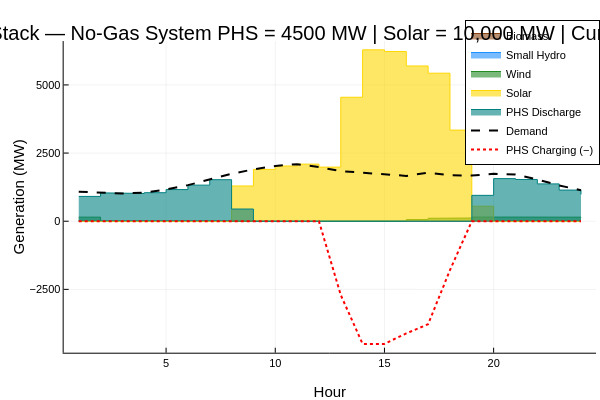

Notebook source saved alongside this figure:
### Code cell
# ── Question 3b: Final no-gas system — curtailment and dispatch ───────────────

gen_df_final = copy(gen_df_q3)
gen_df_final[gen_df_final.resource .== "hydroelectric_pumped_storage",
             :existing_cap_mw] .= Float64(zero_gas_phs)

result_final = unit_commitment_storage(gen_df_final, loads_multi, gen_variable_multi, 0.01)

# ── Solar curtailment ─────────────────────────────────────────────────────────
total_available = sum(result_final.curtail.cf .* result_final.curtail.existing_cap_mw)
total_curtailed  = sum(result_final.curtail.curt)
curtailment_pct  = 100.0 * total_curtailed / total_available

println("Solar curtailment: $(round(curtailment_pct, digits=1))%")
println("Total curtailed:   $(round(total_curtailed, digits=0)) MWh")
println("Total available:   $(round(total_available, digits=0)) MWh")

# ── Build hourly generation vectors ──────────────────────────────────────────
hours = sort(unique(result_final[1].hour))

function hourly_gen(gen_df_out, ids, hrs)
    [sum(gen_df_out[(in.(gen_df_out.r_id, Ref(ids))) .& (gen_df_out.hour .== h), :gen],
         init=0.0) for h in hrs]
end

solar_ids   = gen_df_final[gen_df_final.resource .== "solar_photovoltaic", :r_id]
wind_ids    = gen_df_final[gen_df_final.resource .== "onshore_wind_turbine", :r_id]
hydro_ids   = gen_df_final[gen_df_final.resource .== "small_hydroelectric", :r_id]
biomass_ids = gen_df_final[gen_df_final.resource .== "biomass", :r_id]
phs_ids     = gen_df_final[gen_df_final.resource .== "hydroelectric_pumped_storage", :r_id]

gen_out = result_final[1]

solar_vec   = hourly_gen(gen_out, solar_ids,   hours)
wind_vec    = hourly_gen(gen_out, wind_ids,     hours)
hydro_vec   = hourly_gen(gen_out, hydro_ids,    hours)
biomass_vec = hourly_gen(gen_out, biomass_ids,  hours)
phs_dis_vec = hourly_gen(gen_out, phs_ids,      hours)

phs_chg_vec = [sum(result_final.charge[
                   (in.(result_final.charge.r_id, Ref(phs_ids))) .&
                   (result_final.charge.hour .== h), :gen],
               init=0.0) for h in hours]

demand_vec = [loads_multi[loads_multi.hour .== h, :demand][1] for h in hours]

# ── Dispatch stack plot ───────────────────────────────────────────────────────
# Build as separate filled series to avoid the adjoint/color transpose issue
dispatch_matrix = hcat(biomass_vec, hydro_vec, wind_vec, solar_vec, phs_dis_vec)
dispatch_labels = ["Biomass" "Small Hydro" "Wind" "Solar" "PHS Discharge"]
dispatch_colors = [:saddlebrown :dodgerblue :forestgreen :gold :teal]

p2 = plot(hours, dispatch_matrix,
    seriestype  = :steppost,   # use :line if you prefer smooth
    fillrange   = 0,
    fillalpha   = 0.6,
    label       = dispatch_labels,
    linecolor   = dispatch_colors,
    fillcolor   = dispatch_colors,
    xlabel      = "Hour",
    ylabel      = "Generation (MW)",
    title       = "Dispatch Stack — No-Gas System\n" *
                  "PHS = $(zero_gas_phs) MW | Solar = 10,000 MW | " *
                  "Curtailment = $(round(curtailment_pct, digits=1))%",
    legend      = :topright)

plot!(hours, demand_vec,   lw=2, color=:black, ls=:dash, label="Demand")
plot!(hours, -phs_chg_vec, lw=2, color=:red,   ls=:dot,  label="PHS Charging (−)")

display(p2)

# ── Cost-effectiveness commentary ─────────────────────────────────────────────
println("""
  Solar curtailment: $(round(curtailment_pct, digits=1))%
""")

### Figure 1 — Plotly figure (JSON) as saved in the notebook; plotly's stock layout.template omitted (floating-point values rounded to 4 significant figures)
{"data": [{"colorbar": {"len": 0.8657, "title": "", "x": 0.9934, "y": 0.5087}, "fill": "tozeroy", "fillcolor": "rgba(139, 69, 19, 0.600)", "legendgroup": "Biomass", "line": {"color": "rgba(139, 69, 19, 1.000)", "dash": "solid", "shape": "linear", "width": 1}, "mode": "lines", "name": "Biomass", "showlegend": true, "type": "scatter", "x": [1, 2, 2, 3, 3, 4, 4, 5, 5, 6, 6, 7, 7, 8, 8, 9, 9, 10, 10, 11, 11, 12, 12, 13, 13, 14, 14, 15, 15, 16, 16, 17, 17, 18, 18, 19, 19, 20, 20, 21, 21, 22, 22, 23, 23, 24, 24], "xaxis": "x", "y": [0, 0, 0, 0, 0, 0, 0, 0, 0, 0, 0, 0, 0, 0, 0, 0, 0, 0, 0, 0, 0, 0, 0, 0, 0, 0, 0, 0, 0, 0, 0, 0, 0, 0, 0, 0, 0, 0, 0, 0, 0, 0, 0, 0, 0, 0, 0], "yaxis": "y"}, {"colorbar": {"len": 0.8657, "title": "", "x": 0.9934, "y": 0.5087}, "fill": "tozeroy", "fillcolor": "rgba(30, 144, 255, 0.600)", "legendgroup": "Small Hydro", "line": {"color": "rgba(30, 144, 255, 1.000)", "dash": "solid", "shape": "linear", "width": 1}, "mode": "lines", "name": "Small Hydro", "showlegend": true, "type": "scatter", "x": [1, 2, 2, 3, 3, 4, 4, 5, 5, 6, 6, 7, 7, 8, 8, 9, 9, 10, 10, 11, 11, 12, 12, 13, 13, 14, 14, 15, 15, 16, 16, 17, 17, 18, 18, 19, 19, 20, 20, 21, 21, 22, 22, 23, 23, 24, 24], "xaxis": "x", "y": [21.75, 21.75, 0, 0, 0, 0, 0, 0, 0, 0, 0, 0, 0, 0, 0, 0, 0, 0, 0, 0, 0, 0, 0, 0, 0, 0, 0, 0, 0, 0, 21.75, 21.75, 21.75, 21.75, 21.75, 21.75, 21.75, 21.75, 21.75, 21.75, 21.75, 21.75, 21.75, 21.75, 21.75, 21.75, 21.75], "yaxis": "y"}, {"colorbar": {"len": 0.8657, "title": "", "x": 0.9934, "y": 0.5087}, "fill": "tozeroy", "fillcolor": "rgba(34, 139, 34, 0.600)", "legendgroup": "Wind", "line": {"color": "rgba(34, 139, 34, 1.000)", "dash": "solid", "shape": "linear", "width": 1}, "mode": "lines", "name": "Wind", "showlegend": true, "type": "scatter", "x": [1, 2, 2, 3, 3, 4, 4, 5, 5, 6, 6, 7, 7, 8, 8, 9, 9, 10, 10, 11, 11, 12, 12, 13, 13, 14, 14, 15, 15, 16, 16, 17, 17, 18, 18, 19, 19, 20, 20, 21, 21, 22, 22, 23, 23, 24, 24], "xaxis": "x", "y": [150.1, 150.1, 0, 0, 0, 0, 0, 0, 0, 0, 0, 0, 0, 0, 0, 0, 0, 0, 0, 0, 0, 0, 0, 0, 0, 0, 0, 0, 0, 0, 60.12, 60.12, 107.7, 107.7, 117.6, 117.6, 152.9, 152.9, 155.7, 155.7, 164.9, 164.9, 139.7, 139.7, 148.9, 148.9, 134.3], "yaxis": "y"}, {"colorbar": {"len": 0.8657, "title": "", "x": 0.9934, "y": 0.5087}, "fill": "tozeroy", "fillcolor": "rgba(255, 215, 0, 0.600)", "legendgroup": "Solar", "line": {"color": "rgba(255, 215, 0, 1.000)", "dash": "solid", "shape": "linear", "width": 1}, "mode": "lines", "name": "Solar", "showlegend": true, "type": "scatter", "x": [1, 2, 2, 3, 3, 4, 4, 5, 5, 6, 6, 7, 7, 8, 8, 9, 9, 10, 10, 11, 11, 12, 12, 13, 13, 14, 14, 15, 15, 16, 16, 17, 17, 18, 18, 19, 19, 20, 20, 21, 21, 22, 22, 23, 23, 24, 24], "xaxis": "x", "y": [0, 0, 0, 0, 0, 0, 0, 0, 0, 0, 0, 0, 0, 0, 1293.0, 1293.0, 1901.0, 1901.0, 2025.0, 2025.0, 2094.0, 2094.0, 1985.0, 1985.0, 4547.0, 4547.0, 6286.0, 6286.0, 6227.0, 6227.0, 5695, 5695, 5430, 5430, 3342, 3342, 550, 550, 0, 0, 0, 0, 0, 0, 0, 0, 0], "yaxis": "y"}, {"colorbar": {"len": 0.8657, "title": "", "x": 0.9934, "y": 0.5087}, "fill": "tozeroy", "fillcolor": "rgba(0, 128, 128, 0.600)", "legendgroup": "PHS Discharge", "line": {"color": "rgba(0, 128, 128, 1.000)", "dash": "solid", "shape": "linear", "width": 1}, "mode": "lines", "name": "PHS Discharge", "showlegend": true, "type": "scatter", "x": [1, 2, 2, 3, 3, 4, 4, 5, 5, 6, 6, 7, 7, 8, 8, 9, 9, 10, 10, 11, 11, 12, 12, 13, 13, 14, 14, 15, 15, 16, 16, 17, 17, 18, 18, 19, 19, 20, 20, 21, 21, 22, 22, 23, 23, 24, 24], "xaxis": "x", "y": [910.2, 910.2, 1041.0, 1041.0, 1017.0, 1017.0, 1047.0, 1047.0, 1161.0, 1161.0, 1324.0, 1324.0, 1524.0, 1524.0, 447.3, 447.3, 0, 0, 0, 0, 0, 0, 0, 0, 0, 0, 0, 0, 0, 0, 0, 0, 0, 0, 0, 0, 949.0, 949.0, 1562.0, 1562.0, 1531.0, 1531.0, 1370.0, 1370.0, 1143.0, 1143.0, 981.0], "yaxis": "y"}, {"colorbar": {"len": 0.8657, "title": "", "x": 0.9934, "y": 0.5087}, "legendgroup": "Demand", "line": {"color": "rgba(0, 0, 0, 1.000)", "dash": "dash", "shape": "linear", "width": 2}, "mode": "lines", "name": "Demand", "showlegend": true, "type": "scatter", "x": [1, 2, 3, 4, 5, 6, 7, 8, 9, 10, 11, 12, 13, 14, 15, 16, 17, 18, 19, 20, 21, 22, 23, 24], "xaxis": "x", "y": [1082.0, 1041.0, 1017.0, 1047.0, 1161.0, 1324.0, 1524.0, 1740.0, 1901.0, 2025.0, 2094.0, 1985.0, 1838.0, 1786.0, 1727.0, 1663.0, 1780.0, 1688.0, 1674.0, 1740.0, 1718.0, 1531.0, 1314.0, 1137.0], "yaxis": "y"}, {"colorbar": {"len": 0.8657, "title": "", "x": 0.9934, "y": 0.5087}, "legendgroup": "PHS Charging (−)", "line": {"color": "rgba(255, 0, 0, 1.000)", "dash": "dot", "shape": "linear", "width": 2}, "mode": "lines", "name": "PHS Charging (−)", "showlegend": true, "type": "scatter", "x": [1, 2, 3, 4, 5, 6, 7, 8, 9, 10, 11, 12, 13, 14, 15, 16, 17, 18, 19, 20, 21, 22, 23, 24], "xaxis": "x", "y": [0, 0, 0, 0, 0, 0, 0, 0, 0, 0, 0, 0, -2709.0, -4500, -4500, -4114.0, -3779.0, -1793.0, 0, 0, 0, 0, 0, 0], "yaxis": "y"}], "layout": {"annotations": [{"font": {"color": "rgba(0, 0, 0, 1.000)", "family": "sans-serif", "size": 20}, "rotation": 0, "showarrow": false, "text": "Dispatch Stack — No-Gas System\nPHS = 4500 MW | Solar = 10,000 MW | Curtailment = 31.6%", "x": 0.5498, "xanchor": "center", "xref": "paper", "y": 1, "yanchor": "top", "yref": "paper"}], "height": 400, "legend": {"bgcolor": "rgba(255, 255, 255, 1.000)", "bordercolor": "rgba(0, 0, 0, 1.000)", "borderwidth": 1, "font": {"color": "rgba(0, 0, 0, 1.000)", "family": "sans-serif", "size": 11}, "title": {"font": {"color": "rgba(0, 0, 0, 1.000)", "family": "sans-serif", "size": 15}, "text": ""}, "tracegroupgap": 0, "traceorder": "normal", "x": 1, "xanchor": "right", "y": 1, "yanchor": "top"}, "margin": {"b": 20, "l": 0, "r": 0, "t": 20}, "paper_bgcolor": "rgba(255, 255, 255, 1.000)", "plot_bgcolor": "rgba(255, 255, 255, 1.000)", "showlegend": true, "width": 600, "xaxis": {"anchor": "y", "domain": [0.1061, 0.9934], "gridcolor": "rgba(0, 0, 0, 0.100)", "gridwidth": 0.5, "linecolor": "rgba(0, 0, 0, 1.000)", "mirror": false, "range": [0.31, 24.69], "showgrid": true, "showline": true, "showticklabels": true, "tickangle": 0, "tickcolor": "rgb(0, 0, 0)", "tickfont": {"color": "rgba(0, 0, 0, 1.000)", "family": "sans-serif", "size": 11}, "tickmode": "array", "ticks": "inside", "ticktext": ["5", "10", "15", "20"], "tickvals": [5, 10, 15, 20], "title": "Hour", "titlefont": {"color": "rgba(0, 0, 0, 1.000)", "family": "sans-serif", "size": 15}, "type": "-", "visible": true, "zeroline": false, "zerolinecolor": "rgba(0, 0, 0, 1.000)"}, "yaxis": {"anchor": "x", "domain": [0.07581, 0.9415], "gridcolor": "rgba(0, 0, 0, 0.100)", "gridwidth": 0.5, "linecolor": "rgba(0, 0, 0, 1.000)", "mirror": false, "range": [-4824.0, 6610.0], "showgrid": true, "showline": true, "showticklabels": true, "tickangle": 0, "tickcolor": "rgb(0, 0, 0)", "tickfont": {"color": "rgba(0, 0, 0, 1.000)", "family": "sans-serif", "size": 11}, "tickmode": "array", "ticks": "inside", "ticktext": ["−2500", "0", "2500", "5000"], "tickvals": [-2500, 0, 2500, 5000], "title": "Generation (MW)", "titlefont": {"color": "rgba(0, 0, 0, 1.000)", "family": "sans-serif", "size": 15}, "type": "-", "visible": true, "zeroline": false, "zerolinecolor": "rgba(0, 0, 0, 1.000)"}}}
